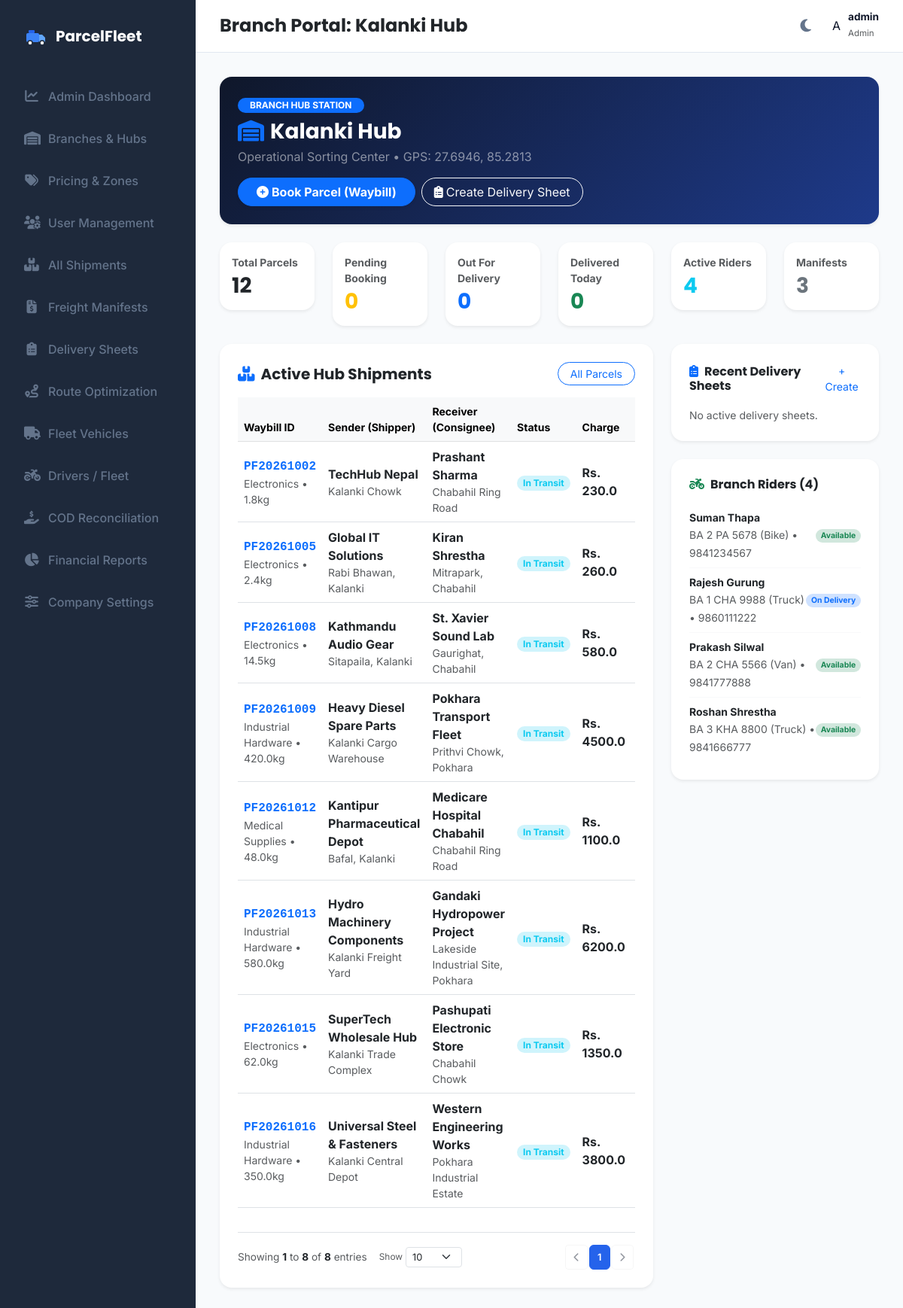
The app's page /branch/dashboard (signed in), older data.
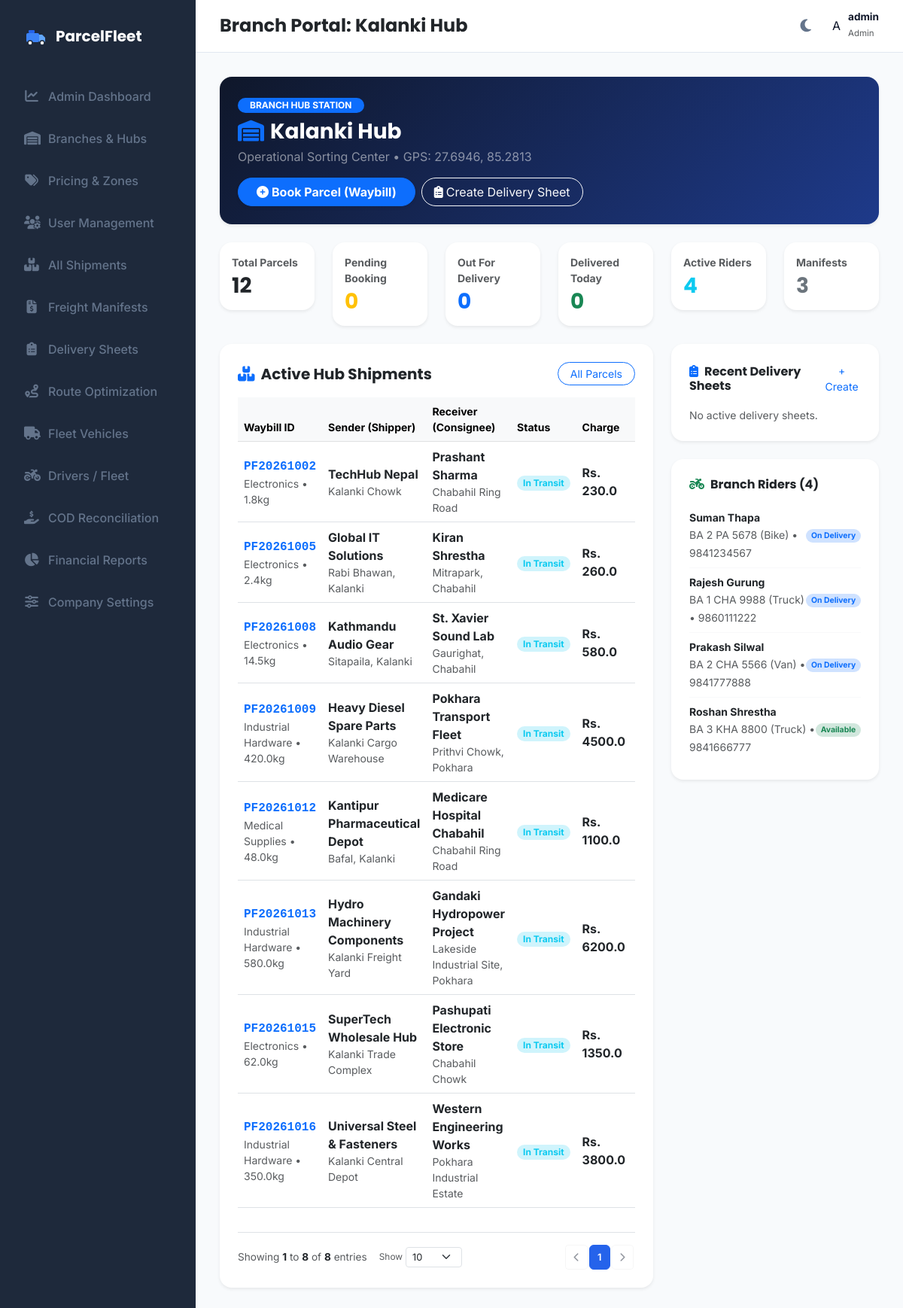
The same page, newer data.
### models.py (models this page shows, shortened)
class Driver(db.Model):
    __tablename__ = 'drivers'
    id = db.Column(db.Integer, primary_key=True)
    user_id = db.Column(db.Integer, db.ForeignKey('users.id'), nullable=True)
    name = db.Column(db.String(100), nullable=False)
    phone = db.Column(db.String(20), nullable=False, unique=True)
    email = db.Column(db.String(100), nullable=True, unique=True)
    vehicle_number = db.Column(db.String(50), nullable=False)  # Kept for backward compatibility
    availability = db.Column(db.String(20), default='Available')  # 'Available', 'On Delivery', 'Offline', 'On Break'
    latitude = db.Column(db.Float, nullable=False, default=27.7172)  # Default Kathmandu Coordinates
    longitude = db.Column(db.Float, nullable=False, default=85.3240)
    completed_deliveries = db.Column(db.Integer, default=0)
    average_delivery_time = db.Column(db.Float, default=0.0)  # In minutes
    employee_code = db.Column(db.String(50), unique=True, nullable=True)
    address = db.Column(db.String(255), nullable=True)
    license_number = db.Column(db.String(50), nullable=True)
    license_type = db.Column(db.String(50), default='Bike')  # 'Bike' (Category A), 'Van' (Category B), 'Pickup' (Category C), 'Truck' (Category D)
    license_expiry = db.Column(db.DateTime, nullable=True)
    joining_date = db.Column(db.DateTime, default=datetime.utcnow)
    assigned_vehicle_id = db.Column(db.Integer, db.ForeignKey('vehicles.id'), nullable=True)
    emergency_contact = db.Column(db.String(50), nullable=True)
    status = db.Column(db.String(30), default='Available')  # 'Available', 'Delivering', 'Off Duty', 'On Leave'
    hub_id = db.Column(db.Integer, db.ForeignKey('hubs.id'), nullable=True)
    rating = db.Column(db.Float, default=5.0)
    remarks = db.Column(db.Text, nullable=True)
    total_deliveries = db.Column(db.Integer, default=0)
    successful_deliveries = db.Column(db.Integer, default=0)
    failed_deliveries = db.Column(db.Integer, default=0)
    parcels = db.relationship('Parcel', backref='assigned_driver', foreign_keys="Parcel.assigned_driver_id")
    assignments = db.relationship('Assignment', backref='driver', cascade="all, delete-orphan")
    @property
    def vehicle_type_name(self):
        if self.assigned_vehicle:
            return self.assigned_vehicle.vehicle_type
        return self.license_type or 'Bike'

class Vehicle(db.Model):
    __tablename__ = 'vehicles'
    id = db.Column(db.Integer, primary_key=True)
    vehicle_code = db.Column(db.String(50), unique=True, nullable=False)
    license_plate = db.Column(db.String(50), unique=True, nullable=False)
    vehicle_type = db.Column(db.String(30), nullable=False)  # 'Bike', 'Van', 'Truck', 'Pickup', 'Car'
    capacity_weight = db.Column(db.Float, nullable=False, default=100.0)  # in kg
    capacity_volume = db.Column(db.Float, nullable=False, default=1.0)  # in cubic meters
    fuel_type = db.Column(db.String(30), default='Petrol')  # Petrol, Diesel, Electric, Hybrid
    current_status = db.Column(db.String(30), default='Available')  # 'Available', 'Delivering', 'Maintenance', 'Out of Service'
    current_location = db.Column(db.String(100), nullable=True)
    last_service_date = db.Column(db.DateTime, nullable=True)
    insurance_expiry = db.Column(db.DateTime, nullable=True)
    remarks = db.Column(db.Text, nullable=True)
    hub_id = db.Column(db.Integer, db.ForeignKey('hubs.id'), nullable=True)
    created_at = db.Column(db.DateTime, default=datetime.utcnow)
    updated_at = db.Column(db.DateTime, default=datetime.utcnow, onupdate=datetime.utcnow)
    maintenance_records = db.relationship('VehicleMaintenance', backref='vehicle', cascade="all, delete-orphan")
    assignments = db.relationship('Assignment', backref='vehicle', cascade="all, delete-orphan")
    drivers = db.relationship('Driver', backref='assigned_vehicle', foreign_keys="Driver.assigned_vehicle_id")

### app.py (the view)
@app.route('/branch/dashboard')
@login_required
def branch_dashboard():
    if current_user.role not in ['hub_admin', 'branch_manager', 'booking_staff', 'warehouse_staff', 'dispatcher', 'branch_staff', 'admin']:
        return redirect(url_for('index'))
    hub_name = get_current_hub_name()
    hub = Hub.query.filter_by(name=hub_name).first() if hub_name else Hub.query.first()
    if hub:
        parcels = Parcel.query.filter((Parcel.pickup_hub == hub.name) | (Parcel.delivery_hub == hub.name)).all()
        riders = Driver.query.filter((Driver.hub_id == hub.id) | (Driver.hub_id == None)).all()
        manifests = Manifest.query.filter((Manifest.origin_hub_id == hub.id) | (Manifest.destination_hub_id == hub.id)).all()
        delivery_sheets = DeliverySheet.query.filter_by(hub_id=hub.id).order_by(DeliverySheet.created_at.desc()).limit(5).all()
    else:
        parcels = Parcel.query.all()
        riders = Driver.query.all()
        manifests = Manifest.query.all()
        delivery_sheets = DeliverySheet.query.order_by(DeliverySheet.created_at.desc()).limit(5).all()
    total_parcels = len(parcels)
    pending_pickups = sum(1 for p in parcels if p.status == 'Pending')
    out_for_delivery = sum(1 for p in parcels if p.status == 'Out For Delivery')
    delivered_today = sum(1 for p in parcels if p.status == 'Delivered' and p.delivered_at and p.delivered_at.date() == datetime.utcnow().date())
    active_riders = sum(1 for r in riders if r.availability in ['Available', 'On Delivery'])
    stats = {
        'total_parcels': total_parcels,
        'pending_pickups': pending_pickups,
        'out_for_delivery': out_for_delivery,
        'delivered_today': delivered_today,
        'active_riders': active_riders,
        'total_manifests': len(manifests)
    }
    recent_parcels = [p for p in parcels if p.status != 'Delivered'][:8]
    return render_template(
        'branch_dashboard.html',
        active_page='branch_dashboard',
        hub=hub,
        stats=stats,
        recent_parcels=recent_parcels,
        riders=riders,
        delivery_sheets=delivery_sheets
    )

### app.py (called while the page is built)
@login_manager.user_loader
def load_user(user_id):
    return User.query.get(int(user_id))

def get_current_hub_name():
    if not current_user.is_authenticated:
        return None
    if current_user.role in ['hub_admin', 'branch_manager', 'booking_staff', 'warehouse_staff', 'dispatcher', 'branch_staff']:
        profile = HubAdmin.query.filter_by(user_id=current_user.id).first()
        if profile and profile.hub:
            return profile.hub.name
    return None

### templates/branch_dashboard.html (shortened to what the changed rows need)
{% extends "base.html" %}
{% block content %}
<div class="row g-4">
    <div class="col-12 col-lg-8">
        <div class="card border-0 shadow-sm rounded-4 bg-white p-4">
            {% if not recent_parcels %}
            <div class="text-center py-5 text-muted">
                <i class="fas fa-check-circle fa-3x mb-3 text-success opacity-50"></i>
                <h6>No active pending parcels at this branch.</h6>
            </div>
            {% else %}
            <div class="table-responsive">
                <table class="table table-hover align-middle">
                    <thead class="table-light">
                        <tr class="small text-muted">
                            <th>Waybill ID</th>
                            <th>Sender (Shipper)</th>
                            <th>Receiver (Consignee)</th>
                            <th>Status</th>
                            <th>Charge</th>
                            <th>Actions</th>
                        </tr>
                    </thead>
                </table>
            </div>
            {% endif %}
        </div>
    </div>
    <div class="col-12 col-lg-4">
        <div class="card border-0 shadow-sm rounded-4 bg-white p-4">
            <div class="list-group list-group-flush">
                {% for r in riders %}
                <div class="list-group-item px-0 py-2 border-light d-flex justify-content-between align-items-center">
                    <div>
                        <strong class="text-dark small d-block">{{ r.name }}</strong>
                        <small class="text-muted">{{ r.vehicle_number }} ({{ r.vehicle_type_name }}) &bull; {{ r.phone }}</small>
                    </div>
                    <span class="badge bg-{% if r.availability == 'Available' %}success{% elif r.availability == 'On Delivery' %}primary{% else %}secondary{% endif %}-subtle text-{% if r.availability == 'Available' %}success{% elif r.availability == 'On Delivery' %}primary{% else %}secondary{% endif %} rounded-pill" style="font-size: 0.65rem;">
                        {{ r.availability }}
                    </span>
                </div>
                {% endfor %}
            </div>
        </div>
    </div>
</div>
{% endblock %}

Row changes from the older to the newer data that the page shows:
changed Driver "Suman Thapa": availability "Available" → "On Delivery"
changed Driver "Prakash Silwal": availability "Available" → "On Delivery"
